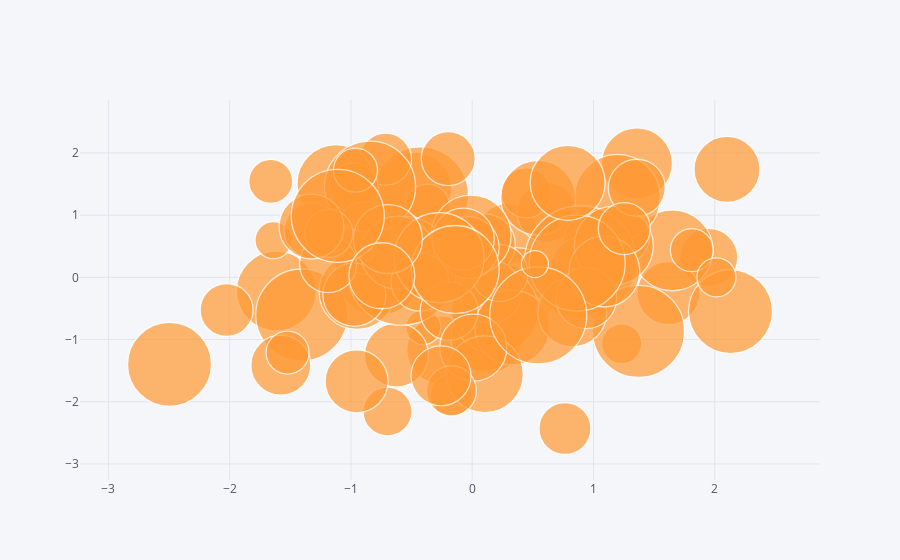

The notebook cell this image was saved under:
### Code cell
df.iplot(kind='bubble',x='A',y='B',size='C')
